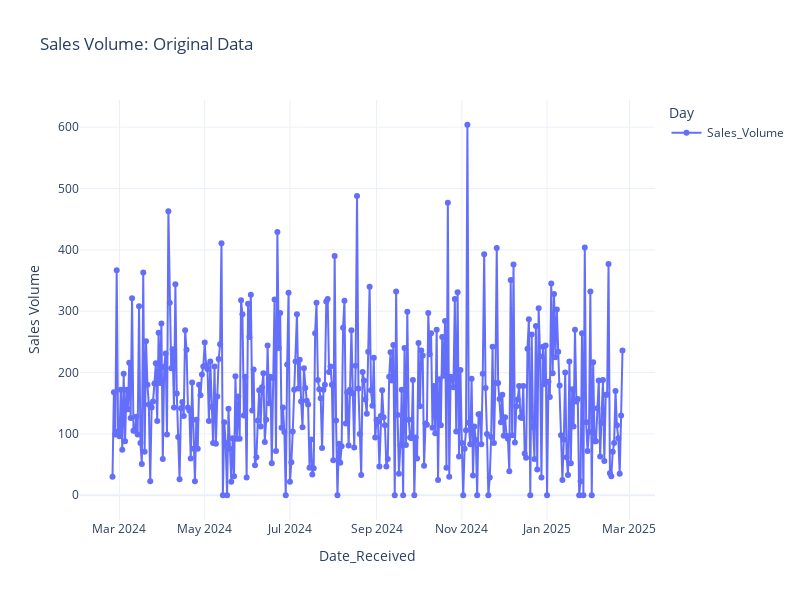

The cell this chart's notebook holds for it:
### Code cell
# Decomposition serie Graph
fig1 = px.line(decomposition.observed, title='Sales Volume: Original Data', markers=True, 
               labels={'value': 'Sales Volume', 'variable': 'Day'})
fig1.show()

### Figure 1 — Plotly figure (JSON) as saved in the notebook; plotly's stock layout.template omitted (floating-point values rounded to 4 significant figures; data arrays with more than 128 entries replaced by an {"elided": "..."} marker saying what was removed)
{"data": [{"hovertemplate": "Day=Sales_Volume<br>Date_Received=%{x}<br>Sales Volume=%{y}<extra></extra>", "legendgroup": "Sales_Volume", "line": {"color": "#636efa", "dash": "solid"}, "marker": {"symbol": "circle"}, "mode": "lines+markers", "name": "Sales_Volume", "orientation": "v", "showlegend": true, "type": "scatter", "x": {"elided": "366 str values"}, "xaxis": "x", "y": {"elided": "366 int values"}, "yaxis": "y"}], "layout": {"height": 600, "legend": {"title": {"text": "Day"}, "tracegroupgap": 0}, "title": {"text": "Sales Volume: Original Data"}, "width": 800, "xaxis": {"anchor": "y", "domain": [0, 1], "title": {"text": "Date_Received"}}, "yaxis": {"anchor": "x", "domain": [0, 1], "title": {"text": "Sales Volume"}}}}
